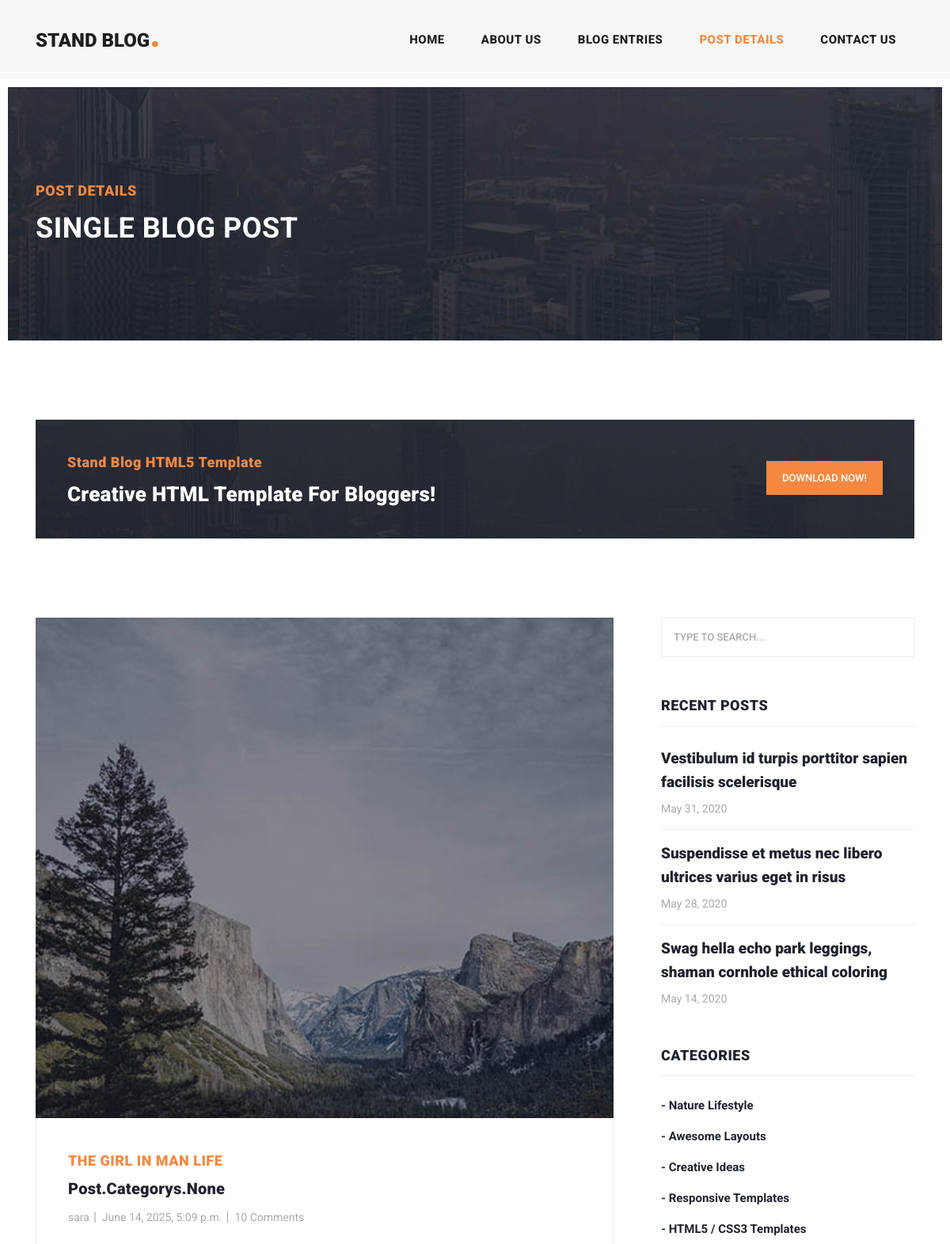
The page /Post/details/3 (upper part) on the database as committed earlier.
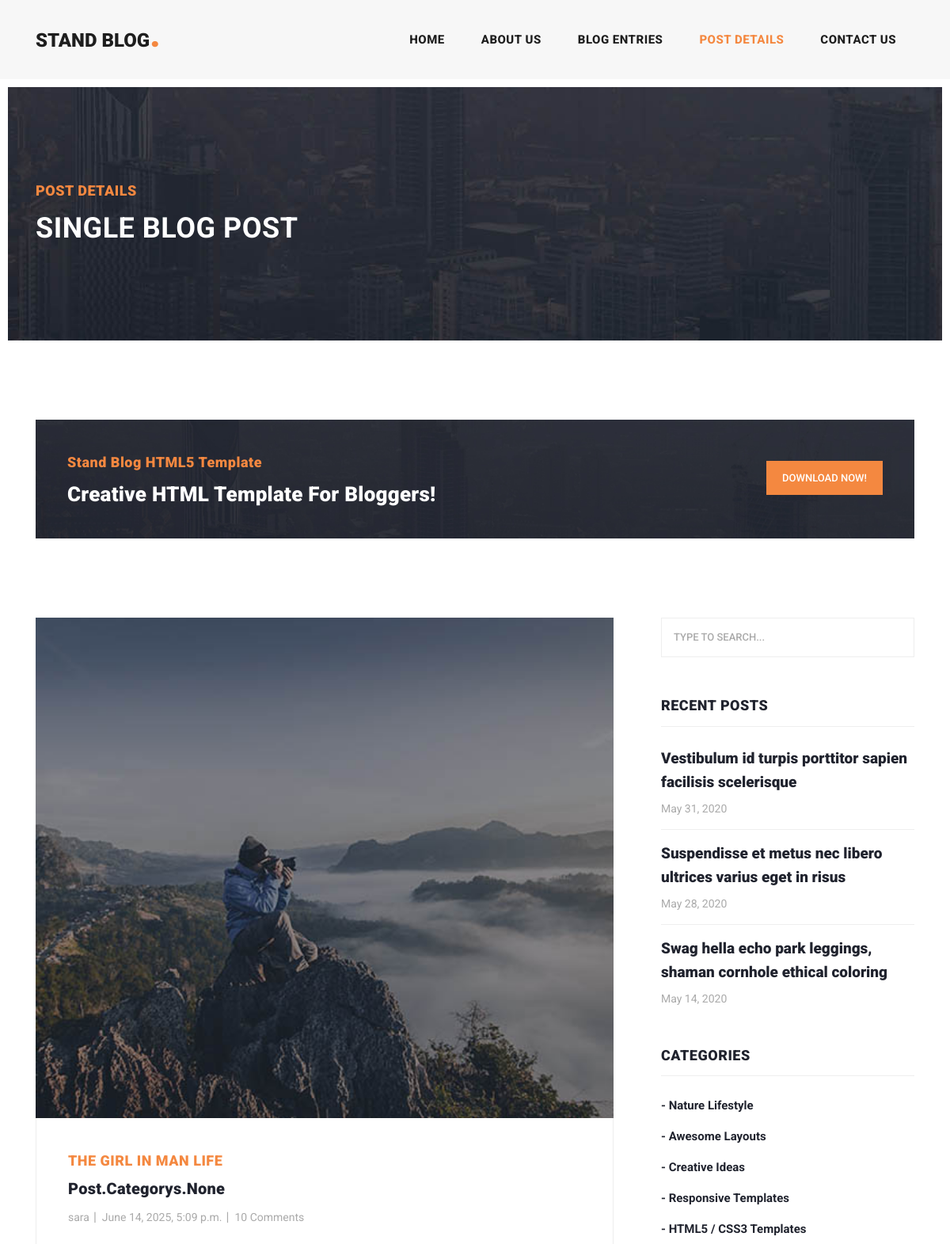
The same page on the database as committed later.
### Post/models.py (models this page shows, shortened)
class Article(models.Model):
    auther = models.ForeignKey(User, on_delete=models.CASCADE, )
    title = models.CharField(max_length=100, unique=True, help_text="enter the article title")
    category = models.ManyToManyField(Categorys)
    body = models.TextField()
    image = models.ImageField(upload_to="images/article")
    created = models.DateTimeField(auto_now_add=True)
    Updated = models.DateTimeField(auto_now=True)

### Post/views.py (the view)
# urls.py: path('details/<int:pk>', views.post_detail, name='Post_details'),
def post_detail(request, pk):
    post = get_object_or_404(Article, id=pk)
    return render(request,"Post/post-details.html" , {"post":post})

### Post/templates/Post/post-details.html (shortened to what this page needs)
{% load static %}
<!DOCTYPE html>
<html lang="en">
  <head>
    {% include "includes/Post_header_Links.html" %}
  </head>
  <body>
    <header class="">
      <nav class="navbar navbar-expand-lg">
        <div class="container">
          <a class="navbar-brand" href="index.html"><h2>Stand Blog<em>.</em></h2></a>
          <div class="collapse navbar-collapse" id="navbarResponsive">
            <ul class="navbar-nav ml-auto">
              <li class="nav-item">
                <a class="nav-link" href="index.html">Home
                </a>
              </li>
              <li class="nav-item">
                <a class="nav-link" href="about.html">About Us</a>
              </li>
              <li class="nav-item">
                <a class="nav-link" href="blog.html">Blog Entries</a>
              </li>
              <li class="nav-item active">
                <a class="nav-link" href="post-details.html">Post Details</a>
              </li>
              <li class="nav-item">
                <a class="nav-link" href="contact.html">Contact Us</a>
              </li>
            </ul>
          </div>
        </div>
      </nav>
    </header>
    <div class="heading-page header-text">
      <section class="page-heading">
        <div class="container">
          <div class="row">
            <div class="col-lg-12">
              <div class="text-content">
                <h4>Post Details</h4>
                <h2>Single blog post</h2>
              </div>
            </div>
          </div>
        </div>
      </section>
    </div>
    <section class="call-to-action">
      <div class="container">
        <div class="row">
          <div class="col-lg-12">
            <div class="main-content">
              <div class="row">
                <div class="col-lg-8">
                  <span>Stand Blog HTML5 Template</span>
                  <h4>Creative HTML Template For Bloggers!</h4>
                </div>
                <div class="col-lg-4">
                  <div class="main-button">
                    <a rel="nofollow" href="https://templatemo.com/tm-551-stand-blog" target="_parent">Download Now!</a>
                  </div>
                </div>
              </div>
            </div>
          </div>
        </div>
      </div>
    </section>
    <section class="blog-posts grid-system">
      <div class="container">
        <div class="row">
          <div class="col-lg-8">
            <div class="all-blog-posts">
              <div class="row">
                <div class="col-lg-12">
                  <div class="blog-post">
                    <div class="blog-thumb">
                      <img src="{{ post.image.url }}" alt="">
                    </div>
                    <div class="down-content">
                      <span>{{ post.title }}</span>
                      <a href="post-details.html"><h4>{{ post.category }}</h4></a>
                      <ul class="post-info">
                        <li><a href="#">{{ post.auther }}</a></li>
                        <li><a href="#">{{ post.created }}</a></li>
                        <li><a href="#">10 Comments</a></li>
                      </ul>
                    </div>
                  </div>
                </div>
              </div>
            </div>
          </div>
          <div class="col-lg-4">
            <div class="sidebar">
              <div class="row">
                <div class="col-lg-12">
                  <div class="sidebar-item search">
                    <form id="search_form" name="gs" method="GET" action="#">
                      <input type="text" name="q" class="searchText" placeholder="type to search..." autocomplete="on">
                    </form>
                  </div>
                </div>
                <div class="col-lg-12">
                  <div class="sidebar-item recent-posts">
                    <div class="sidebar-heading">
                      <h2>Recent Posts</h2>
                    </div>
                    <div class="content">
                      <ul>
                        <li><a href="post-details.html">
                          <h5>Vestibulum id turpis porttitor sapien facilisis scelerisque</h5>
                          <span>May 31, 2020</span>
                        </a></li>
                        <li><a href="post-details.html">
                          <h5>Suspendisse et metus nec libero ultrices varius eget in risus</h5>
                          <span>May 28, 2020</span>
                        </a></li>
                        <li><a href="post-details.html">
                          <h5>Swag hella echo park leggings, shaman cornhole ethical coloring</h5>
                          <span>May 14, 2020</span>
                        </a></li>
                      </ul>
                    </div>
                  </div>
                </div>
                <div class="col-lg-12">
                  <div class="sidebar-item categories">
                    <div class="sidebar-heading">
                      <h2>Categories</h2>
                    </div>
                    <div class="content">
                      <ul>
                        <li><a href="#">- Nature Lifestyle</a></li>
                        <li><a href="#">- Awesome Layouts</a></li>
                        <li><a href="#">- Creative Ideas</a></li>
                        <li><a href="#">- Responsive Templates</a></li>
                        <li><a href="#">- HTML5 / CSS3 Templates</a></li>
                      </ul>
                    </div>
                  </div>
                </div>
              </div>
            </div>
          </div>
        </div>
      </div>
    </section>
  </body>
</html>

### Post/templates/includes/Post_header_Links.html (shortened to what this page needs)
{% load static %}
    <link href="{% static "vendor/bootstrap/css/bootstrap.min.css" %}" rel="stylesheet">
    <link rel="stylesheet" href="{% static "css/fontawesome.css" %}">
    <link rel="stylesheet" href="{% static "css/templatemo-stand-blog.css" %}">
    <link rel="stylesheet" href="{% static "css/owl.css" %}">

### Post/templates/includes/Post_footer_Links.html (shortened to what this page needs)
{% load static %}

Rows that differ between the two databases and show on the page:
changed Article "Post.Categorys.None": image: a different picture
